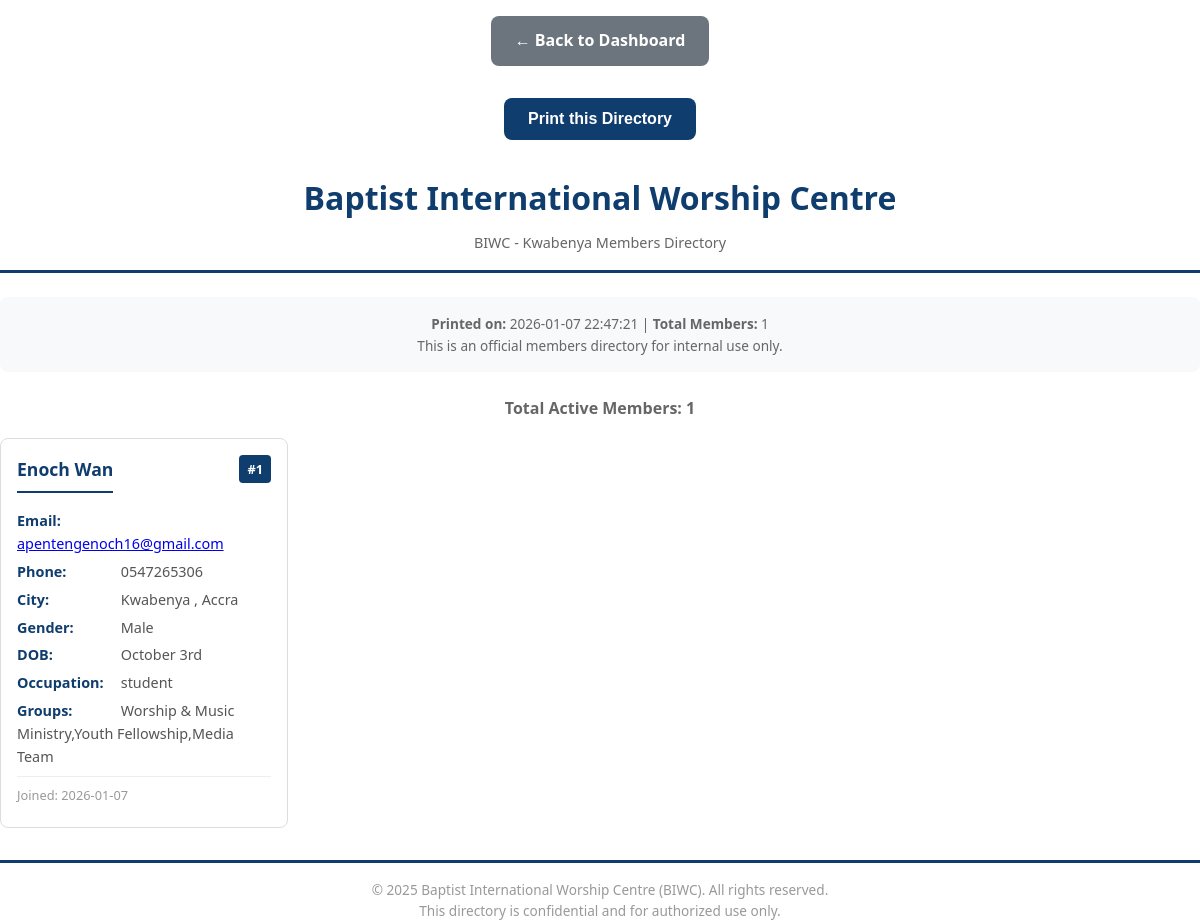
/admin/print-directory (signed in), run on the app's committed database.
### tables this page shows
CREATE TABLE members (
                id INTEGER PRIMARY KEY AUTOINCREMENT,
                first_name TEXT NOT NULL,
                last_name TEXT NOT NULL,
                email TEXT UNIQUE,
                phone TEXT,
                date_of_birth TEXT,
                gender TEXT,
                address TEXT,
                city TEXT,
                state TEXT,
                postal_code TEXT,
                marital_status TEXT,
                occupation TEXT,
                auxiliary_group TEXT,
                emergency_contact_name TEXT,
                emergency_contact_phone TEXT,
                spiritual_status TEXT,
                baptism_date TEXT,
                previous_church TEXT,
                skills_interests TEXT,
                membership_status TEXT DEFAULT 'active',
                join_date TIMESTAMP DEFAULT CURRENT_TIMESTAMP,
                last_updated TIMESTAMP DEFAULT CURRENT_TIMESTAMP
            );

### app.py (the view)
@app.route('/admin/print-directory')
@admin_login_required
def print_directory():
    conn = get_db_connection()
    cursor = conn.cursor()
    cursor.execute('SELECT * FROM members WHERE membership_status = ? ORDER BY last_name, first_name', ('active',))
    members = cursor.fetchall()
    conn.close()
    members_list = [dict(member) for member in members]
    from datetime import datetime
    return render_template('print_directory.html', members=members_list, now=datetime.now)

### app.py (called while the page is built)
def get_db_connection():
    conn = sqlite3.connect(DATABASE)
    conn.row_factory = sqlite3.Row
    return conn

def admin_login_required(f):
    @wraps(f)
    def decorated_function(*args, **kwargs):
        if 'admin_logged_in' not in session or 'admin_member_id' not in session:
            flash('❌ Please log in as admin to access this page', 'error')
            return redirect(url_for('admin_login'))
        return f(*args, **kwargs)
    return decorated_function

### templates/print_directory.html (shortened to what this page needs)
<!DOCTYPE html>
<html lang="en">
<head>
</head>
<body>
    <div class="no-print">
        <div class="back-button-container">
            <a href="/admin/dashboard">&larr; Back to Dashboard</a>
        </div>
        <div class="print-button-container">
            <button onclick="window.print()">
                 Print this Directory
            </button>
        </div>
    </div>
    <div class="print-header">
        <h1>Baptist International Worship Centre</h1>
        <p>BIWC - Kwabenya Members Directory</p>
    </div>
    <div class="print-info">
        <p><strong>Printed on:</strong> {{ now() }} | <strong>Total Members:</strong> {{ members|length }}</p>
        <p>This is an official members directory for internal use only.</p>
    </div>
    <div class="member-count">
        Total Active Members: <strong>{{ members|length }}</strong>
    </div>
    <div class="members-directory">
        {% for member in members %}
        <div class="member-entry">
            <div style="display: flex; justify-content: space-between; align-items: start; margin-bottom: 0.5rem;">
                <h3>{{ member.first_name }} {{ member.last_name }}</h3>
                <span class="member-id">#{{ member.id }}</span>
            </div>
            {% if member.email %}
            <p>
                <span class="member-label">Email:</span>
                <a href="mailto:{{ member.email }}">{{ member.email }}</a>
            </p>
            {% endif %}
            {% if member.phone %}
            <p>
                <span class="member-label">Phone:</span>
                {{ member.phone }}
            </p>
            {% endif %}
            {% if member.city %}
            <p>
                <span class="member-label">City:</span>
                {{ member.city }}
                {% if member.state %}
                    , {{ member.state }}
                {% endif %}
            </p>
            {% endif %}
            {% if member.gender %}
            <p>
                <span class="member-label">Gender:</span>
                {{ member.gender }}
            </p>
            {% endif %}
            {% if member.date_of_birth %}
            <p>
                <span class="member-label">DOB:</span>
                {{ member.date_of_birth }}
            </p>
            {% endif %}
            {% if member.occupation %}
            <p>
                <span class="member-label">Occupation:</span>
                {{ member.occupation }}
            </p>
            {% endif %}
            {% if member.auxiliary_group %}
            <p>
                <span class="member-label">Groups:</span>
                {{ member.auxiliary_group }}
            </p>
            {% endif %}
            {% if member.join_date %}
            <p style="font-size: 0.8rem; color: #999; margin-top: 0.5rem; border-top: 1px solid #eee; padding-top: 0.5rem;">
                Joined: {{ member.join_date[:10] }}
            </p>
            {% endif %}
        </div>
        {% endfor %}
    </div>
    <div class="print-footer">
        <p>&copy; 2025 Baptist International Worship Centre (BIWC). All rights reserved.</p>
        <p>This directory is confidential and for authorized use only.</p>
    </div>
</body>
</html>

### templates/print_directory.html (style rules this page uses)
* { margin: 0; padding: 0; box-sizing: border-box; }
body { font-family: 'Segoe UI', Tahoma, Geneva, Verdana, sans-serif; background: white; color: #333; line-height: 1.6; }
.print-header { text-align: center; border-bottom: 3px solid #0f3d6d; padding-bottom: 1rem; margin-bottom: 1.5rem; }
.print-header h1 { color: #0f3d6d; font-size: 2rem; margin-bottom: 0.5rem; }
.print-header p { color: #666; font-size: 0.9rem; }
.print-info { text-align: center; background: #f8f9fa; padding: 1rem; border-radius: 8px; margin-bottom: 1.5rem; font-size: 0.85rem; color: #666; }
.members-directory { display: grid; grid-template-columns: repeat(auto-fill, minmax(250px, 1fr)); gap: 1rem; margin-bottom: 2rem; }
.member-entry { border: 1px solid #ddd; padding: 1rem; border-radius: 8px; background: #fafafa; page-break-inside: avoid; }
.member-entry:nth-child(odd) { background: white; }
.member-entry h3 { color: #0f3d6d; font-size: 1.1rem; margin-bottom: 0.5rem; border-bottom: 2px solid #0f3d6d; padding-bottom: 0.5rem; }
.member-entry p { font-size: 0.9rem; margin: 0.3rem 0; color: #555; }
.member-label { font-weight: 600; color: #0f3d6d; display: inline-block; width: 100px; }
.member-id { background: #0f3d6d; color: white; padding: 0.25rem 0.5rem; border-radius: 4px; font-weight: 600; font-size: 0.8rem; }
.print-footer { margin-top: 2rem; padding-top: 1rem; border-top: 3px solid #0f3d6d; text-align: center; font-size: 0.85rem; color: #999; }
@media screen { .print-button-container { text-align: center; margin: 2rem 0; } }
@media screen { .print-button-container button { padding: 0.75rem 1.5rem; background: #0f3d6d; color: white; border: none; border-radius: 8px; font-weight: 600; cursor: pointer; font-size: 1rem; transition: background 0.3s; } }
@media screen { .back-button-container { text-align: center; margin: 1rem 0 2rem 0; } }
@media screen { .back-button-container a { padding: 0.75rem 1.5rem; background: #6c757d; color: white; border: none; border-radius: 8px; font-weight: 600; cursor: pointer; text-decoration: none; display: inline-block; transition: background 0.3s; } }
@media screen { .member-count { text-align: center; margin-bottom: 1rem; color: #666; font-weight: 600; } }

### data on the page
members: first_name "Enoch", last_name "Wan", id "1", email "apentengenoch16@gmail.com", phone "0547265306", city "Kwabenya", state "Accra", gender "Male", date_of_birth "October 3rd", occupation "student", auxiliary_group "Worship & Music Ministry,Youth Fellowship,Media Team", join_date "2026-01-07"

### other printed values
{{ members|length }} "1"
